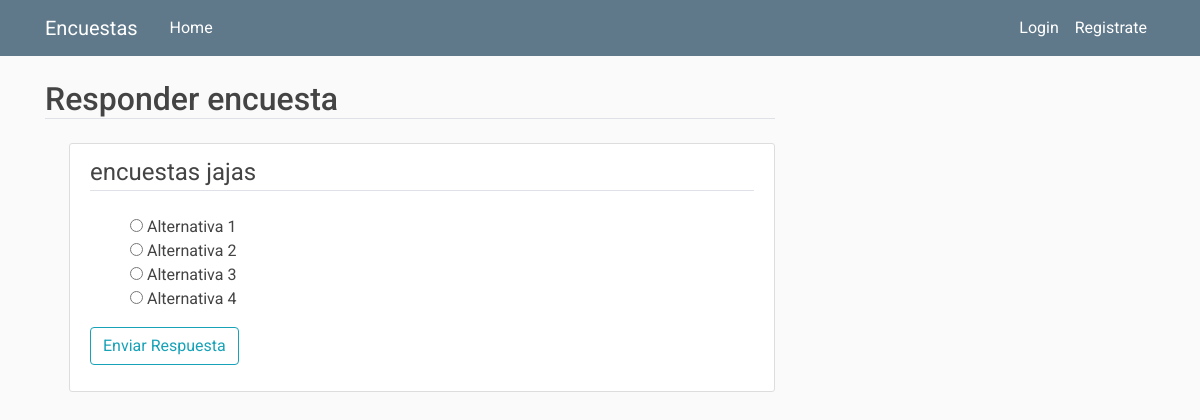
The app's page /responder_encuesta/1 with its own data.
### encuestas/models.py (models this page shows)
class Encuesta(db.Model):
    id = db.Column(db.Integer, primary_key = True)
    title = db.Column(db.String(100),nullable = False)
    date_created = db.Column(db.DateTime, nullable = False, default = datetime.utcnow)
    date_posted = db.Column(db.DateTime, default = datetime.utcnow)
    user_id = db.Column(db.Integer, db.ForeignKey('user.id'),nullable = False)
    preguntas = db.relationship('Pregunta', backref = 'content', lazy = True)
    estado =  db.Column(db.String(100), default = "creada")

class Pregunta(db.Model):
    id = db.Column(db.Integer, primary_key = True)
    title = db.Column(db.String(100), nullable = False)
    encuesta_id = db.Column(db.Integer, db.ForeignKey('encuesta.id'), nullable = False)
    items = db.relationship('Item', backref = 'options', lazy = True)

class Item(db.Model):
    id = db.Column(db.Integer, primary_key = True)
    description = db.Column(db.String(1000), nullable = False)
    pregunta_id = db.Column(db.Integer, db.ForeignKey('pregunta.id'), nullable = False)

### encuestas/routes.py (the view, shortened to what this page needs)
@app.route("/responder_encuesta/<int:encuesta_id>", methods=['GET', 'POST'])
def responder_encuesta(encuesta_id):
    encuesta = Encuesta.query.get_or_404(encuesta_id)
    preguntas = Pregunta.query.filter_by(encuesta_id = encuesta_id)
    selected_preguntas_id = []
    for pregunta in preguntas:
        selected_preguntas_id.append(pregunta.id)
    items = Item.query.filter(Item.pregunta_id.in_(selected_preguntas_id))
    respuesta_form = EnviarRespuestaForm()
    return render_template('responder_encuesta.html',
        title = 'Responder Encuesta',
        encuesta = encuesta,
        preguntas = preguntas,
        items = items,
        respuesta_form = respuesta_form,
    )

### encuestas/forms.py
class EnviarRespuestaForm(FlaskForm):
    submit = SubmitField('Enviar Respuesta')

### encuestas/templates/responder_encuesta.html (shortened to what this page needs)
{% extends "layout.html" %}
{% block content %}
<h2 class="border-bottom mb-4">
  Responder {{ encuesta.title}}
</h2>
<div class="content-section ml-4">
  <form method="POST" action="">
    <div class = "form-group">
      {%for pregunta in preguntas%}
      <fieldset class="form-group">
        <legend class="border-bottom">
          {{pregunta.title}}
        </legend>
      </fieldset>
        <ul>
          {%for item in items%}
          {%if pregunta.id == item.pregunta_id%}
          <li style = "list-style-type: none;">
            <input type="radio" name='{{pregunta.id}}' value = "{{item.id}}">
              {{item.description}}
          </li>
          {%endif%}
          {%endfor%}
        </ul>
      {%endfor%}
      {{ respuesta_form.submit(class="btn btn-outline-info") }}
    </div>
  </form>
</div>
{% endblock content %}

### encuestas/static/main.css (style rules this page uses)
body { font-family: "Roboto", sans-serif; font-weight: 400; background: #fafafa; color: #444; margin-top: 5rem; box-sizing: border-box; }
h1, h2, h3, h4, h5, h6 { color: #444444; }
.content-section { background: #ffffff; padding: 10px 20px; border: 1px solid #dddddd; border-radius: 3px; margin-bottom: 20px; }

### records on screen
Encuesta: title "encuesta"
Pregunta: title "encuestas jajas"
Item: description "Alternativa 1"
Item: description "Alternativa 2"
Item: description "Alternativa 3"
Item: description "Alternativa 4"
